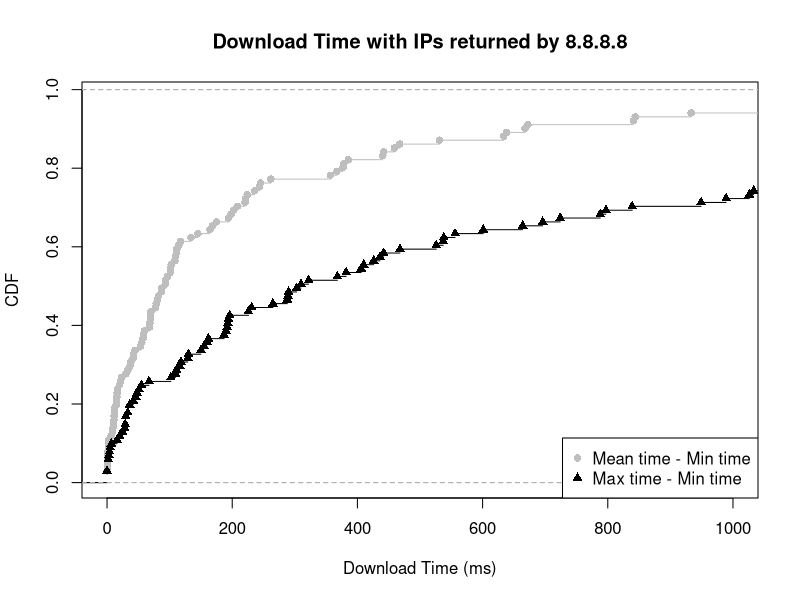

Here is the R script that generated this plot:
mean_min <- c(15.850000, 42.037037, 376.833333, 78.592593, 93.166667, 86.700000, 8.833333, 2.833333, 10.666667, 235.794872, 633.687500, 1.333333, 53.217391, 68.487805, 23.000000, 385.400000, 367.166667, 14.666667, 1959.049500, 2.666667, 59.812500, 0.571429, 458.833333, 97.000000, 220.333333, 672.416667, 1263.583333, 70.166667, 11.833333, 6.666667, 193.833333, 21.357143, 208.333333, 164.250000, 467.666667, 1256.166667, 933.083333, 245.071429, 33.547619, 0.000000, 1.000000, 168.333333, 356.777778, 92.916667, 221.500000, 109.000000, 101.000000, 110.583333, 638.083333, 101.555556, 7094.986349, 36.750000, 11.333333, 243.416667, 440.562500, 55.500000, 840.833333, 202.000000, 10.916667, 2306.230769, 261.757576, 68.166667, 16.100000, 80.622222, 57.458333, 114.750000, 30.277778, 57.833333, 0.636364, 69.111111, 38.131579, 41.645833, 87.500000, 102.500000, 0.000000, 1305.166667, 442.000000, 223.926829, 117.333333, 111.500000, 108.375000, 82.500000, 530.875000, 11.619048, 69.708333, 16.583333, 134.166667, 843.833333, 9.500000, 44.583333, 2.000000, 174.833333, 19.625000, 1.166667, 77.166667, 0.000000, 198.347222, 145.166667, 14.888889, 378.250000, 667.923077)

max_min <- c(67.00, 194.00, 1419.00, 406.00, 410.00, 436.00, 25.00, 16.00, 28.00, 526.00, 6844.00, 2.00, 231.00, 538.00, 33.00, 989.00, 1432.00, 36.00, 9411.99, 5.00, 155.00, 7.00, 949.00, 1445.00, 1238.00, 5529.00, 3401.00, 289.00, 30.00, 42.00, 556.00, 46.00, 537.00, 839.00, 1026.00, 3736.00, 2882.00, 1193.00, 118.00, 0.00, 2.00, 468.00, 1033.00, 724.00, 696.00, 664.00, 196.00, 265.00, 2154.00, 426.00, 9367.99, 288.00, 29.00, 797.00, 1245.00, 111.00, 2109.00, 1198.00, 55.00, 8283.00, 4926.00, 193.00, 116.00, 190.00, 109.00, 601.00, 51.00, 226.00, 3.00, 102.00, 160.00, 162.00, 322.00, 368.00, 0.00, 2380.00, 2411.00, 2862.00, 303.00, 187.00, 310.00, 788.00, 2280.00, 30.00, 129.00, 36.00, 290.00, 2258.00, 20.00, 150.00, 4.00, 442.00, 130.00, 2.00, 192.00, 0.00, 7768.00, 382.00, 48.00, 1591.00, 2631.00)

mean_min_val = ecdf(mean_min)
max_min_val = ecdf(max_min)

plot(mean_min_val, lty=1, col="grey", pch = 16, xlab="Download Time (ms)", ylab="CDF", main="Download Time with IPs returned by 8.8.8.8", xlim=c(0, 1000))
lines(max_min_val, pch = 17)

legend("bottomright",  pch = c(16, 17), legend=c("Mean time - Min time", "Max time - Min time"), col=c("grey", "black"))
